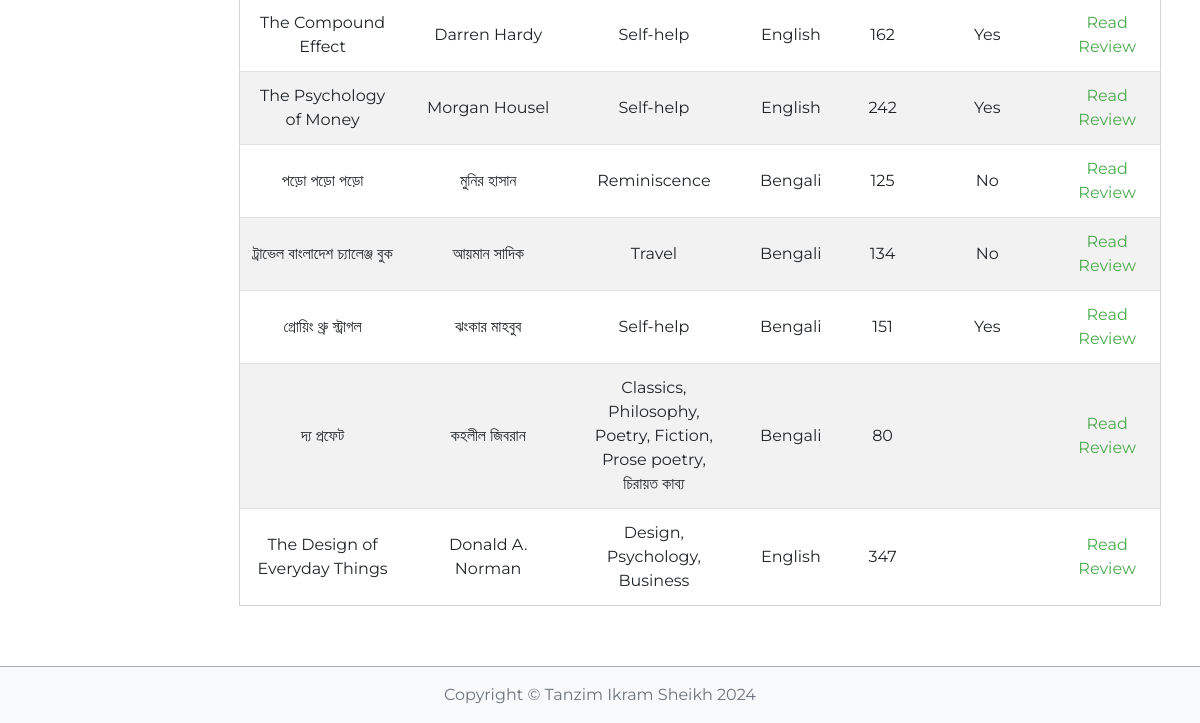
Before: /view_all_books (signed in, lower part) with the older database file.
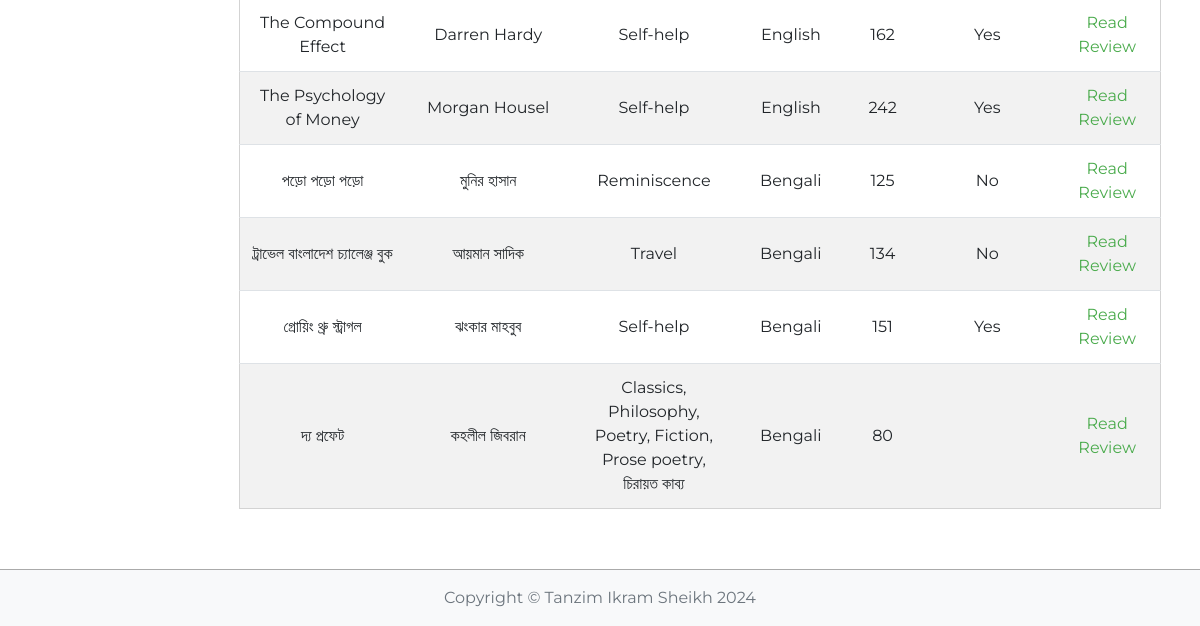
After: the same page with the newer database file.
### server.py (models this page shows, shortened)
class Book(db.Model):
    id = db.Column(db.Integer, primary_key=True)
    title = db.Column(db.String(250), unique=True, nullable=False)
    author_name = db.Column(db.String(250), nullable=False)
    genre = db.Column(db.String(500), nullable=False)
    language = db.Column(db.String(250), nullable=True)
    page_num = db.Column(db.Integer, nullable=True)
    read_unread = db.Column(db.String(250), nullable=True)
    review = db.Column(db.String(1000), nullable=True)
    img_url = db.Column(db.String(250), nullable=True)

### server.py (the view)
@app.route('/view_all_books')
@login_required
def view_all_books():
    current_username = current_user.username
    all_books = Book.query.order_by(Book.id.asc()).all()
    return render_template("view_all_books.html", books=all_books, username=current_username,
                           logged_in=current_user.is_authenticated)

### server.py (called while the page is built)
@login_manager.user_loader
def load_user(user_id):
    return User.query.get(int(user_id))

### templates/view_all_books.html (shortened to what this page needs)
{% include "dashboard_header.html" %}
    <div class="container-fluid">
        <div class="row">
            <main role="main" class="col-md-9 ml-sm-auto col-lg-10 px-md-4">
                <div id="container-table" class="container mt-5">
                    <table class="table">
                        <tbody>
                            {% for book in books %}
                            <tr class="table-row">
                                <td>{{ book.title }}</td>
                                <td>{{ book.author_name }}</td>
                                <td>{{ book.genre }}</td>
                                <td>{{ book.language }}</td>
                                <td>{{ book.page_num }}</td>
                                <td>{{ book.read_unread }}</td>
                                <td><a href="{{ url_for('book_review', id=book.id) }}">Read Review</a></td>
                            </tr>
                            {% endfor %}
                        </tbody>
                    </table>
                </div>
            </main>
        </div>
    </div>
    {% include "footer.html" %}
</body>
</html>

### templates/dashboard_header.html (shortened to what this page needs)
<!DOCTYPE html>
<html lang="en">
<head>
    <link href="https://maxcdn.bootstrapcdn.com/bootstrap/4.5.2/css/bootstrap.min.css" rel="stylesheet">
    <link href="static/css/dashboard.css" rel="stylesheet" />
</head>
<body>

### templates/footer.html (shortened to what this page needs)
<footer class="footer mt-auto py-3 bg-light">
    <div class="container text-center">
        <span class="copyright text-muted">Copyright &copy; Tanzim Ikram Sheikh 2024</span>
    </div>
</footer>

### static/css/dashboard.css (style rules this page uses)
body { display: flex; flex-direction: column; min-height: 100vh; font-family: "Montserrat", sans-serif; }
main { flex-grow: 1; margin: 30px 0; }
footer { z-index: 1030; }
body { display: flex; flex-direction: column; min-height: 100vh; }
.table { width: 100%; border: 1px solid #d3d3d3; }
tr:nth-child(even) { background-color: #f2f2f2; }
#container-table { margin-bottom: 30px; }
.footer { border-top: 1px solid #aaaaaa; }

Changed rows visible on the page:
removed Book: title "The Design of Everyday Things", author_name "Donald A. Norman", genre "Design, Psychology, Business", language "English", page_num "347"
